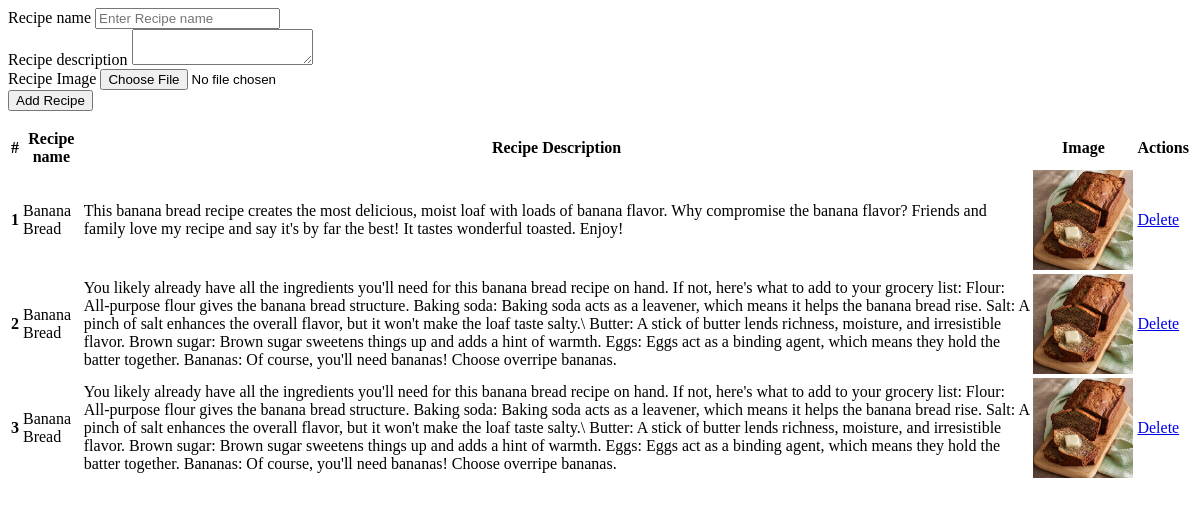
Before: /recipes/ with the older database file.
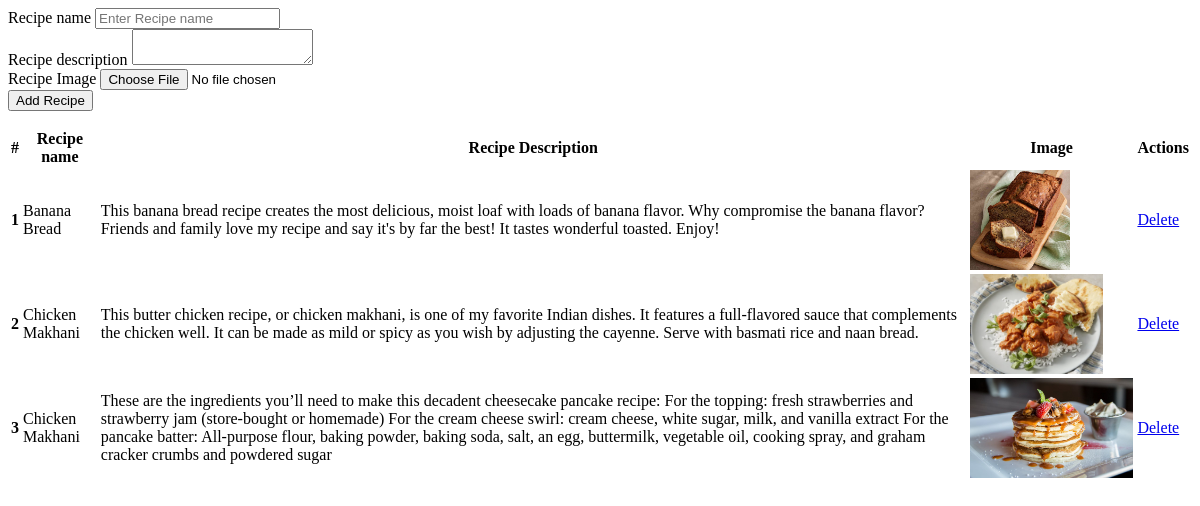
After: the same page with the newer database file.
### veggie/models.py (models this page shows)
class Recipe(models.Model):
    recipe_name = models.CharField(max_length=100)
    recipe_description = models.TextField()
    recipe_image = models.ImageField(upload_to="recipe")

### veggie/views.py (the view, shortened to what this page needs)
# urls.py: path('recipes/',recipes,name="recipes"),
def recipes(request):
    queryset = Recipe.objects.all()
    context = {'recipes':queryset}
    return render(request,'recipes.html',context)

### veggie/templates/recipes.html (shortened to what this page needs)
{% extends "base.html" %}
{% block start %}
<div  class="container mt-5">
    <form class="col-6 mx-auto card p-3" method="post" enctype="multipart/form-data">
        <div class="mb-3">
          <label for="exampleInputEmail1" class="form-label">Recipe name</label>
          <input name=" recipe_name" type="text" class="form-control" id="exampleInputEmail1" aria-describedby="emailHelp" placeholder="Enter Recipe name" required>
        </div>
        <div class="mb-3">
          <label for="exampleInputPassword1" class="form-label">Recipe description</label>
          <textarea name="recipe_description" class="form-control" required></textarea>
        </div>
        <div class="mb-3">
            <label for="exampleInputPassword1" class="form-label">Recipe Image</label>
           <input name="recipe_image" type="file" class="form-control" required>
        </div>
        <button type="submit" class="btn btn-success">Add Recipe</button>
      </form>
      <table class="table">
        <thead>
          <tr>
            <th scope="col">#</th>
            <th scope="col">Recipe name</th>
            <th scope="col">Recipe Description</th>
            <th scope="col">Image</th>
            <th scope="col">Actions</th>
          </tr>
        </thead>
        <tbody>
          {% for recipe in recipes%}
          <tr>
            <th scope="row">{{forloop.counter}}</th>
            <td>{{recipe.recipe_name}}</td>
            <td>{{recipe.recipe_description}}</td>
            <td>
              <img src="/media/{{recipe.recipe_image}}" style="height:100px">
            </td>
            <td>
              <a href="/delete-recipe/{{recipe.id}}">Delete</a>
            </td>
          </tr>
          {% endfor %}
        </tbody>
      </table>
</div>
{% endblock %}

### home/templates/base.html (shortened to what this page needs)
{% block start %}{% endblock %}
</body>
</html>

Changed rows visible on the page:
removed Recipe: recipe_name "Banana Bread", recipe_description "You likely already have all the ingredients you'll need for this banana bread recipe on hand. If not, here's what to add to your grocery list: Flour: All-purpose flour gives the banana bread structure. Baking soda: Baking soda acts as a leavener, which means it helps the banana bread rise. Salt: A pinch of salt enhances the overall flavor, but it won't make the loaf taste salty.\\ Butter: A stick of butter lends richness, moisture, and irresistible flavor. Brown sugar: Brown sugar sweetens things up and adds a hint of warmth. Eggs: Eggs act as a binding agent, which means they hold the batter together. Bananas: Of course, you'll need bananas! Choose overripe bananas.", recipe_image (picture)
removed Recipe: recipe_name "Banana Bread", recipe_description "You likely already have all the ingredients you'll need for this banana bread recipe on hand. If not, here's what to add to your grocery list: Flour: All-purpose flour gives the banana bread structure. Baking soda: Baking soda acts as a leavener, which means it helps the banana bread rise. Salt: A pinch of salt enhances the overall flavor, but it won't make the loaf taste salty.\\ Butter: A stick of butter lends richness, moisture, and irresistible flavor. Brown sugar: Brown sugar sweetens things up and adds a hint of warmth. Eggs: Eggs act as a binding agent, which means they hold the batter together. Bananas: Of course, you'll need bananas! Choose overripe bananas.", recipe_image (picture)
added Recipe: recipe_name "Chicken Makhani", recipe_description "This butter chicken recipe, or chicken makhani, is one of my favorite Indian dishes. It features a full-flavored sauce that complements the chicken well. It can be made as mild or spicy as you wish by adjusting the cayenne. Serve with basmati rice and naan bread.", recipe_image (picture)
added Recipe: recipe_name "Chicken Makhani", recipe_description "These are the ingredients you’ll need to make this decadent cheesecake pancake recipe: For the topping: fresh strawberries and strawberry jam (store-bought or homemade) For the cream cheese swirl: cream cheese, white sugar, milk, and vanilla extract For the pancake batter: All-purpose flour, baking powder, baking soda, salt, an egg, buttermilk, vegetable oil, cooking spray, and graham cracker crumbs and powdered sugar", recipe_image (picture)
